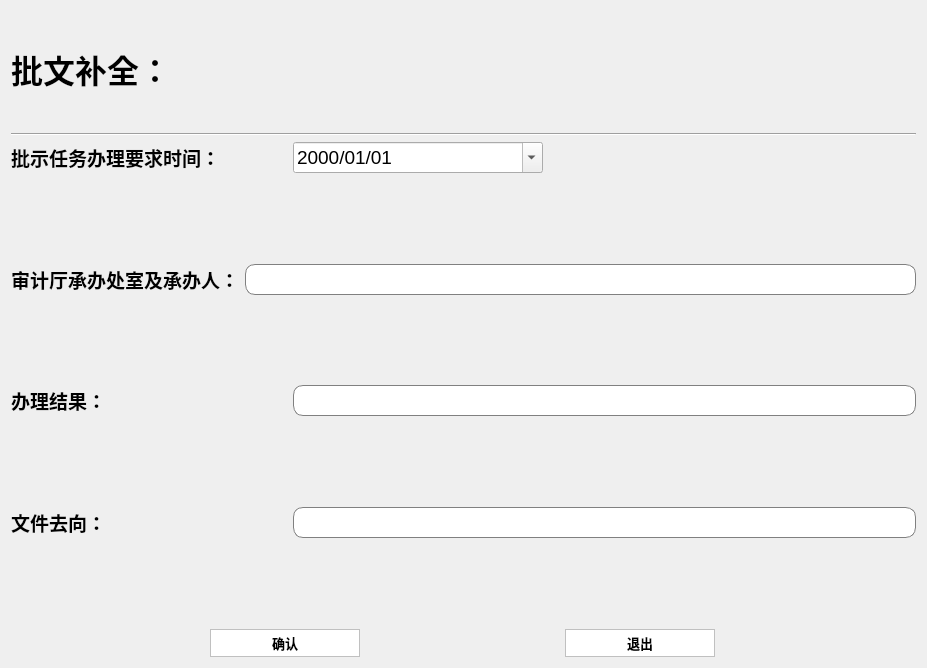
<?xml version="1.0" encoding="UTF-8"?>
<ui version="4.0">
 <class>Dialog</class>
 <widget class="QDialog" name="Dialog">
  <property name="geometry">
   <rect>
    <x>0</x>
    <y>0</y>
    <width>927</width>
    <height>668</height>
   </rect>
  </property>
  <property name="windowTitle">
   <string>Dialog</string>
  </property>
  <property name="styleSheet">
   <string notr="true">QComboBox{
	background:white;
	border:1px solid gray;
    width:300px;
    border-radius:10px;
    padding:2px 4px;
}
QLineEdit{
    border:1px solid gray;
    width:300px;
    border-radius:10px;
    padding:2px 4px;
}
QPushButton{  
    border: 1px solid #C0C0C0;  
    background-color:#FFFFFF;  
    border-style: solid;  
    border-radius:0px;  
    width: 100px;  
    height:20px;  
    padding:0 0px;  
} 
QPushButton:hover{     
    border: 1px solid #E3C46F;  
    background-color:#FEF4BF;  
    border-style: solid;  
    border-radius:2px;  
    width: 40px;  
    height:20px;  
    padding:0 0px;  
}
QPushButton:pressed{  
    background-color:#EAF0FF;  
    border: 1px solid #AAB4C4;  
    width: 40px;  
    height:20px;  
    padding:0 0px;  
    border-radius:1px;  
} </string>
  </property>
  <layout class="QVBoxLayout" name="verticalLayout">
   <item>
    <widget class="QLabel" name="label_1">
     <property name="font">
      <font>
       <pointsize>24</pointsize>
       <weight>75</weight>
       <bold>true</bold>
      </font>
     </property>
     <property name="styleSheet">
      <string notr="true"/>
     </property>
     <property name="text">
      <string>批文补全：</string>
     </property>
    </widget>
   </item>
   <item>
    <widget class="Line" name="line">
     <property name="orientation">
      <enum>Qt::Horizontal</enum>
     </property>
    </widget>
   </item>
   <item>
    <layout class="QFormLayout" name="formLayout_3">
     <item row="0" column="0">
      <widget class="QLabel" name="label_4">
       <property name="sizePolicy">
        <sizepolicy hsizetype="Fixed" vsizetype="Preferred">
         <horstretch>0</horstretch>
         <verstretch>0</verstretch>
        </sizepolicy>
       </property>
       <property name="minimumSize">
        <size>
         <width>276</width>
         <height>0</height>
        </size>
       </property>
       <property name="font">
        <font>
         <pointsize>14</pointsize>
         <weight>75</weight>
         <bold>true</bold>
        </font>
       </property>
       <property name="text">
        <string>批示任务办理要求时间：</string>
       </property>
      </widget>
     </item>
     <item row="0" column="1">
      <widget class="QDateEdit" name="dateEdit_1">
       <property name="maximumSize">
        <size>
         <width>250</width>
         <height>16777215</height>
        </size>
       </property>
       <property name="font">
        <font>
         <pointsize>14</pointsize>
        </font>
       </property>
       <property name="displayFormat">
        <string>yyyy/MM/dd</string>
       </property>
       <property name="calendarPopup">
        <bool>true</bool>
       </property>
      </widget>
     </item>
    </layout>
   </item>
   <item>
    <layout class="QFormLayout" name="formLayout_2">
     <item row="0" column="0">
      <widget class="QLabel" name="label_3">
       <property name="sizePolicy">
        <sizepolicy hsizetype="Fixed" vsizetype="Preferred">
         <horstretch>0</horstretch>
         <verstretch>0</verstretch>
        </sizepolicy>
       </property>
       <property name="font">
        <font>
         <pointsize>14</pointsize>
         <weight>75</weight>
         <bold>true</bold>
        </font>
       </property>
       <property name="text">
        <string>审计厅承办处室及承办人：</string>
       </property>
      </widget>
     </item>
     <item row="0" column="1">
      <widget class="QLineEdit" name="lineEdit_1">
       <property name="font">
        <font>
         <pointsize>14</pointsize>
        </font>
       </property>
      </widget>
     </item>
    </layout>
   </item>
   <item>
    <layout class="QFormLayout" name="formLayout_4">
     <item row="0" column="0">
      <widget class="QLabel" name="label_5">
       <property name="sizePolicy">
        <sizepolicy hsizetype="Fixed" vsizetype="Preferred">
         <horstretch>0</horstretch>
         <verstretch>0</verstretch>
        </sizepolicy>
       </property>
       <property name="minimumSize">
        <size>
         <width>276</width>
         <height>0</height>
        </size>
       </property>
       <property name="font">
        <font>
         <pointsize>14</pointsize>
         <weight>75</weight>
         <bold>true</bold>
        </font>
       </property>
       <property name="text">
        <string>办理结果：</string>
       </property>
      </widget>
     </item>
     <item row="0" column="1">
      <widget class="QLineEdit" name="lineEdit_2">
       <property name="font">
        <font>
         <pointsize>14</pointsize>
        </font>
       </property>
      </widget>
     </item>
    </layout>
   </item>
   <item>
    <layout class="QFormLayout" name="formLayout_5">
     <item row="0" column="0">
      <widget class="QLabel" name="label_6">
       <property name="sizePolicy">
        <sizepolicy hsizetype="Fixed" vsizetype="Preferred">
         <horstretch>0</horstretch>
         <verstretch>0</verstretch>
        </sizepolicy>
       </property>
       <property name="minimumSize">
        <size>
         <width>276</width>
         <height>0</height>
        </size>
       </property>
       <property name="font">
        <font>
         <pointsize>14</pointsize>
         <weight>75</weight>
         <bold>true</bold>
        </font>
       </property>
       <property name="text">
        <string>文件去向：</string>
       </property>
      </widget>
     </item>
     <item row="0" column="1">
      <widget class="QLineEdit" name="lineEdit_3">
       <property name="font">
        <font>
         <pointsize>14</pointsize>
        </font>
       </property>
      </widget>
     </item>
    </layout>
   </item>
   <item>
    <layout class="QHBoxLayout" name="horizontalLayout_1">
     <item>
      <widget class="QPushButton" name="pushButton_revise">
       <property name="minimumSize">
        <size>
         <width>150</width>
         <height>28</height>
        </size>
       </property>
       <property name="maximumSize">
        <size>
         <width>150</width>
         <height>16777215</height>
        </size>
       </property>
       <property name="font">
        <font>
         <family>Agency FB</family>
         <pointsize>10</pointsize>
         <weight>75</weight>
         <bold>true</bold>
        </font>
       </property>
       <property name="focusPolicy">
        <enum>Qt::ClickFocus</enum>
       </property>
       <property name="text">
        <string>确认</string>
       </property>
      </widget>
     </item>
     <item>
      <widget class="QPushButton" name="pushButton_quit">
       <property name="minimumSize">
        <size>
         <width>150</width>
         <height>28</height>
        </size>
       </property>
       <property name="maximumSize">
        <size>
         <width>150</width>
         <height>16777215</height>
        </size>
       </property>
       <property name="font">
        <font>
         <family>Agency FB</family>
         <pointsize>10</pointsize>
         <weight>75</weight>
         <bold>true</bold>
        </font>
       </property>
       <property name="focusPolicy">
        <enum>Qt::ClickFocus</enum>
       </property>
       <property name="text">
        <string>退出</string>
       </property>
      </widget>
     </item>
    </layout>
   </item>
  </layout>
 </widget>
 <resources/>
 <connections/>
</ui>
